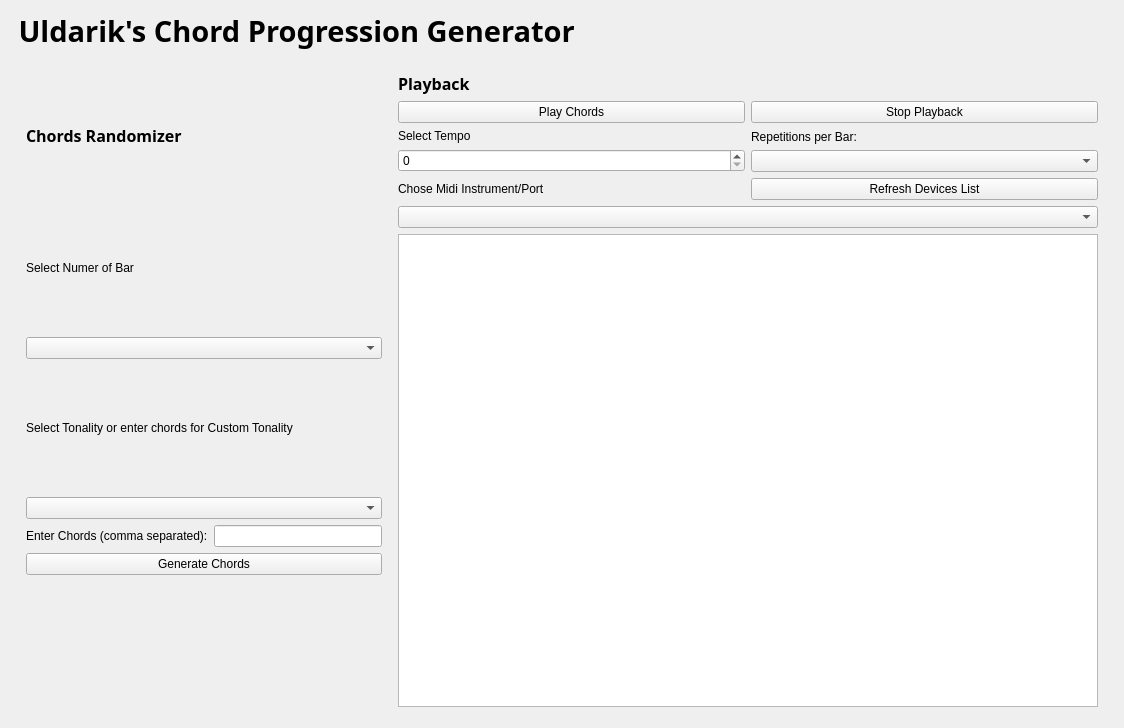
<?xml version="1.0" encoding="UTF-8"?>
<ui version="4.0">
 <class>ChordGenerator</class>
 <widget class="QWidget" name="ChordGenerator">
  <property name="geometry">
   <rect>
    <x>0</x>
    <y>0</y>
    <width>1124</width>
    <height>728</height>
   </rect>
  </property>
  <property name="windowTitle">
   <string>Chord Generator</string>
  </property>
  <layout class="QVBoxLayout" name="layout">
   <item>
    <widget class="QLabel" name="label_4">
     <property name="font">
      <font>
       <family>Noto Sans Black</family>
       <pointsize>22</pointsize>
       <weight>75</weight>
       <bold>true</bold>
      </font>
     </property>
     <property name="text">
      <string> Uldarik's Chord Progression Generator</string>
     </property>
    </widget>
   </item>
   <item>
    <layout class="QHBoxLayout" name="horizontalLayout_2">
     <property name="leftMargin">
      <number>5</number>
     </property>
     <property name="topMargin">
      <number>5</number>
     </property>
     <property name="rightMargin">
      <number>5</number>
     </property>
     <item>
      <layout class="QVBoxLayout" name="verticalLayout">
       <property name="leftMargin">
        <number>10</number>
       </property>
       <property name="topMargin">
        <number>10</number>
       </property>
       <property name="rightMargin">
        <number>0</number>
       </property>
       <property name="bottomMargin">
        <number>10</number>
       </property>
       <item>
        <widget class="QLabel" name="label_6">
         <property name="font">
          <font>
           <family>Noto Sans Black</family>
           <pointsize>12</pointsize>
           <weight>75</weight>
           <bold>true</bold>
          </font>
         </property>
         <property name="text">
          <string>Chords Randomizer</string>
         </property>
        </widget>
       </item>
       <item>
        <widget class="QLabel" name="label_2">
         <property name="text">
          <string>Select Numer of Bar</string>
         </property>
        </widget>
       </item>
       <item>
        <widget class="QComboBox" name="bar_selector"/>
       </item>
       <item>
        <widget class="QLabel" name="label_3">
         <property name="text">
          <string>Select Tonality or enter chords for Custom Tonality</string>
         </property>
        </widget>
       </item>
       <item>
        <widget class="QComboBox" name="tonality_selector"/>
       </item>
       <item>
        <layout class="QHBoxLayout">
         <item>
          <widget class="QLabel" name="chord_input_label">
           <property name="text">
            <string>Enter Chords (comma separated):</string>
           </property>
          </widget>
         </item>
         <item>
          <widget class="QLineEdit" name="chord_input_field"/>
         </item>
        </layout>
       </item>
       <item>
        <widget class="QPushButton" name="generate_btn">
         <property name="text">
          <string>Generate Chords</string>
         </property>
        </widget>
       </item>
       <item>
        <widget class="QLabel" name="label_5">
         <property name="text">
          <string/>
         </property>
         <property name="pixmap">
          <pixmap>boogie.jpg</pixmap>
         </property>
         <property name="scaledContents">
          <bool>true</bool>
         </property>
         <property name="margin">
          <number>10</number>
         </property>
        </widget>
       </item>
      </layout>
     </item>
     <item>
      <layout class="QVBoxLayout" name="verticalLayout_2">
       <property name="leftMargin">
        <number>10</number>
       </property>
       <property name="topMargin">
        <number>10</number>
       </property>
       <property name="rightMargin">
        <number>10</number>
       </property>
       <property name="bottomMargin">
        <number>10</number>
       </property>
       <item>
        <widget class="QLabel" name="label_7">
         <property name="font">
          <font>
           <family>Noto Sans Black</family>
           <pointsize>12</pointsize>
           <weight>75</weight>
           <bold>true</bold>
          </font>
         </property>
         <property name="text">
          <string>Playback</string>
         </property>
        </widget>
       </item>
       <item>
        <layout class="QHBoxLayout" name="horizontalLayout">
         <item>
          <widget class="QPushButton" name="play_btn">
           <property name="text">
            <string>Play Chords</string>
           </property>
          </widget>
         </item>
         <item>
          <widget class="QPushButton" name="stop_btn">
           <property name="text">
            <string>Stop Playback</string>
           </property>
          </widget>
         </item>
        </layout>
       </item>
       <item>
        <layout class="QHBoxLayout" name="horizontalLayout_3">
         <item>
          <layout class="QVBoxLayout" name="verticalLayout_5">
           <item>
            <widget class="QLabel" name="label">
             <property name="text">
              <string>Select Tempo</string>
             </property>
            </widget>
           </item>
           <item>
            <widget class="QSpinBox" name="tempo_selector"/>
           </item>
          </layout>
         </item>
         <item>
          <layout class="QVBoxLayout" name="verticalLayout_3">
           <item>
            <widget class="QLabel" name="repetition_label">
             <property name="text">
              <string>Repetitions per Bar:</string>
             </property>
            </widget>
           </item>
           <item>
            <widget class="QComboBox" name="repetition_selector"/>
           </item>
          </layout>
         </item>
        </layout>
       </item>
       <item>
        <layout class="QHBoxLayout" name="horizontalLayout_4">
         <item>
          <widget class="QLabel" name="label_8">
           <property name="text">
            <string>Chose Midi Instrument/Port</string>
           </property>
          </widget>
         </item>
         <item>
          <widget class="QPushButton" name="refresh_midi_btn">
           <property name="text">
            <string>Refresh Devices List</string>
           </property>
          </widget>
         </item>
        </layout>
       </item>
       <item>
        <widget class="QComboBox" name="midi_device_selector"/>
       </item>
       <item>
        <widget class="QGraphicsView" name="view">
         <property name="minimumSize">
          <size>
           <width>700</width>
           <height>0</height>
          </size>
         </property>
         <property name="backgroundBrush">
          <brush brushstyle="NoBrush">
           <color alpha="255">
            <red>0</red>
            <green>0</green>
            <blue>0</blue>
           </color>
          </brush>
         </property>
        </widget>
       </item>
      </layout>
     </item>
    </layout>
   </item>
  </layout>
 </widget>
 <resources/>
 <connections/>
</ui>
